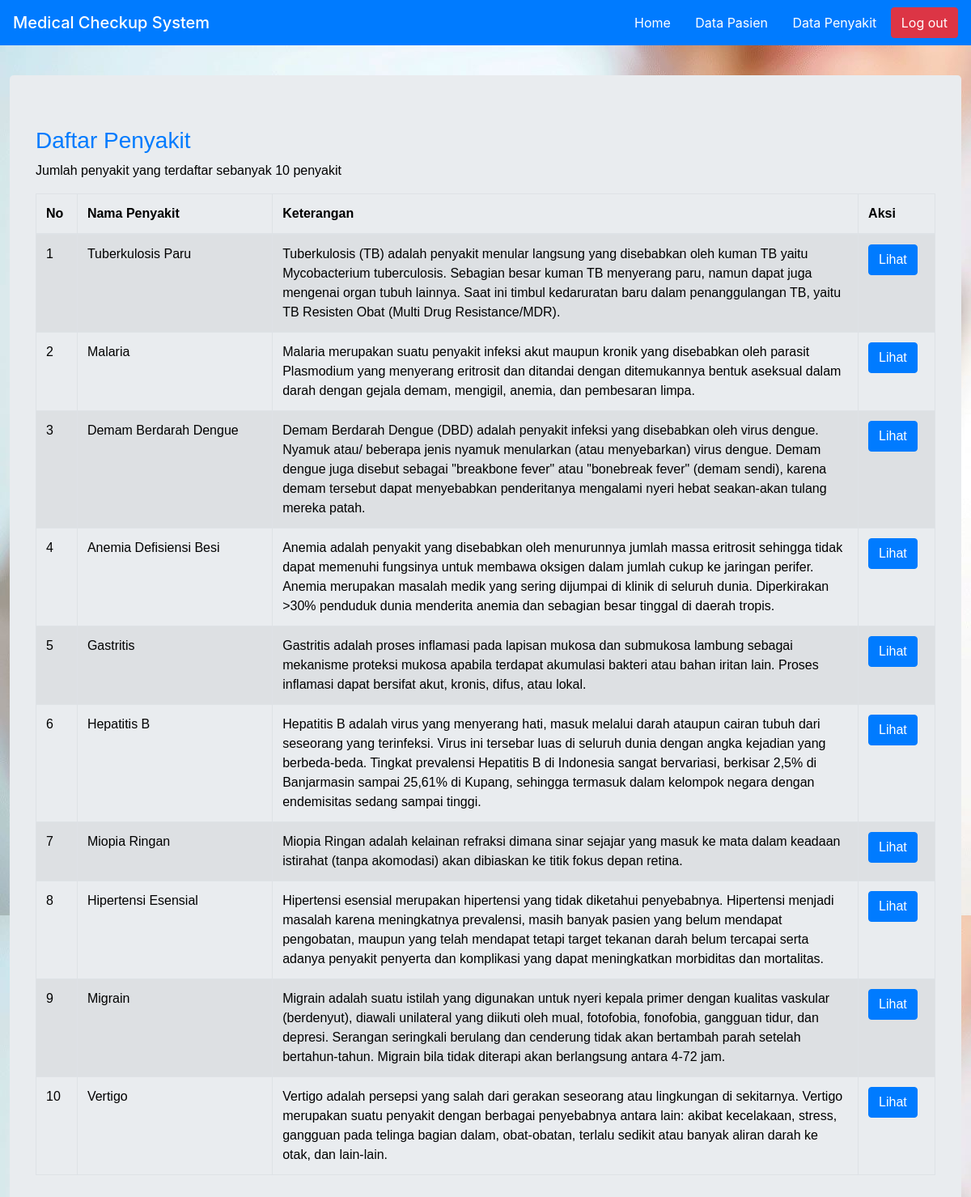
The app's page /content/media.php?page=disease_list (signed in) with its own data.
### tables this page shows
CREATE TABLE `disease_tb` (
  `disease_id` int(10) NOT NULL,
  `disease_name` varchar(100) NOT NULL,
  `description` varchar(500) NOT NULL
);

### content/module/disease_list.php (the view, shortened to what this page needs)
<?php
	if (empty($_SESSION['username']) AND empty($_SESSION['password'])) {
		echo "<center> <p>You need to be logged in to access this page.</p> <p><a href=\"../index.php\">Please log in.</a></p> </center>";
	} else {
		$act = isset($_GET['act']) ? $_GET['act'] : '';
		switch ($act) {
			default:
?>
				<h3 class="page-header text-primary">Daftar Penyakit</h3>
				<?php
					$query = mysqli_query($connection,"SELECT * FROM disease_tb");
					$total = mysqli_num_rows($query);
					$no = 1;
				?>
				<p>Jumlah penyakit yang terdaftar sebanyak <?php echo $total;?> penyakit</p>
				<div class="table-responsive">
					<table class="table table-striped table-bordered table-hover" border="1">
						<thead>
							<tr>
								<th width="2%">No</th>
								<th width="18%">Nama Penyakit</th>
								<th width="54%">Keterangan</th>
								<th width="4%">Aksi</th>
							</tr>
						</thead>
						<tbody>
						<?php
							while ($fetch = mysqli_fetch_array($query)) {
						?>
							<tr>
							<?php
								echo "<td>$no</td>";
								echo "<td>$fetch[disease_name]</td>";
								echo "<td>$fetch[description]</td>";
								$no++;
							?>
								<td>
									<a href="?page=disease_list&act=view&id=<?php echo $fetch['disease_id']; ?>"><button type="button" class="btn btn-xs btn-primary">Lihat</button></a>
								</td>
							</tr>
						<?php
							}
						?>
						</tbody>
					</table>
				</div>
			<?php
				break;
			?>
	<?php
		}
	}
	?>

### style/style.css (style rules this page uses)
#content p { color: #000000; }
.jumbotron table { color: #000000; width: 100%; }

### records on screen
disease_tb: disease_name "Tuberkulosis Paru", description "Tuberkulosis (TB) adalah penyakit menular langsung yang disebabkan oleh kuman TB yaitu Mycobacterium tuberculosis. Sebagian besar kuman TB menyerang paru, namun dapat juga mengenai organ tubuh lainnya. Saat ini timbul kedaruratan baru dalam penanggulangan TB, yaitu TB Resisten Obat (Multi Drug Resistance/MDR)."
disease_tb: disease_name "Malaria", description "Malaria merupakan suatu penyakit infeksi akut maupun kronik yang disebabkan oleh parasit Plasmodium yang menyerang eritrosit dan ditandai dengan ditemukannya bentuk aseksual dalam darah dengan gejala demam, mengigil, anemia, dan pembesaran limpa."
disease_tb: disease_name "Demam Berdarah Dengue", description "Demam Berdarah Dengue (DBD) adalah penyakit infeksi yang disebabkan oleh virus dengue. Nyamuk atau/ beberapa jenis nyamuk menularkan (atau menyebarkan) virus dengue. Demam dengue juga disebut sebagai \"breakbone fever\" atau \"bonebreak fever\" (demam sendi), karena demam tersebut dapat menyebabkan penderitanya mengalami nyeri hebat seakan-akan tulang mereka patah."
disease_tb: disease_name "Anemia Defisiensi Besi", description "Anemia adalah penyakit yang disebabkan oleh menurunnya jumlah massa eritrosit sehingga tidak dapat memenuhi fungsinya untuk membawa oksigen dalam jumlah cukup ke jaringan perifer. Anemia merupakan masalah medik yang sering dijumpai di klinik di seluruh dunia. Diperkirakan >30% penduduk dunia menderita anemia dan sebagian besar tinggal di daerah tropis."
disease_tb: disease_name "Gastritis", description "Gastritis adalah proses inflamasi pada lapisan mukosa dan submukosa lambung sebagai mekanisme proteksi mukosa apabila terdapat akumulasi bakteri atau bahan iritan lain. Proses inflamasi dapat bersifat akut, kronis, difus, atau lokal."
disease_tb: disease_name "Hepatitis B", description "Hepatitis B adalah virus yang menyerang hati, masuk melalui darah ataupun cairan tubuh dari seseorang yang terinfeksi. Virus ini tersebar luas di seluruh dunia dengan angka kejadian yang berbeda-beda. Tingkat prevalensi Hepatitis B di Indonesia sangat bervariasi, berkisar 2,5% di Banjarmasin sampai 25,61% di Kupang, sehingga termasuk dalam kelompok negara dengan endemisitas sedang sampai tinggi."
disease_tb: disease_name "Miopia Ringan", description "Miopia Ringan adalah kelainan refraksi dimana sinar sejajar yang masuk ke mata dalam keadaan istirahat (tanpa akomodasi) akan dibiaskan ke titik fokus depan retina."
disease_tb: disease_name "Hipertensi Esensial", description "Hipertensi esensial merupakan hipertensi yang tidak diketahui penyebabnya. Hipertensi menjadi masalah karena meningkatnya prevalensi, masih banyak pasien yang belum mendapat pengobatan, maupun yang telah mendapat tetapi target tekanan darah belum tercapai serta adanya penyakit penyerta dan komplikasi yang dapat meningkatkan morbiditas dan mortalitas."
disease_tb: disease_name "Migrain", description "Migrain adalah suatu istilah yang digunakan untuk nyeri kepala primer dengan kualitas vaskular (berdenyut), diawali unilateral yang diikuti oleh mual, fotofobia, fonofobia, gangguan tidur, dan depresi. Serangan seringkali berulang dan cenderung tidak akan bertambah parah setelah bertahun-tahun. Migrain bila tidak diterapi akan berlangsung antara 4-72 jam."
disease_tb: disease_name "Vertigo", description "Vertigo adalah persepsi yang salah dari gerakan seseorang atau lingkungan di sekitarnya. Vertigo merupakan suatu penyakit dengan berbagai penyebabnya antara lain: akibat kecelakaan, stress, gangguan pada telinga bagian dalam, obat-obatan, terlalu sedikit atau banyak aliran darah ke otak, dan lain-lain."

### other values on screen
$total "10"
